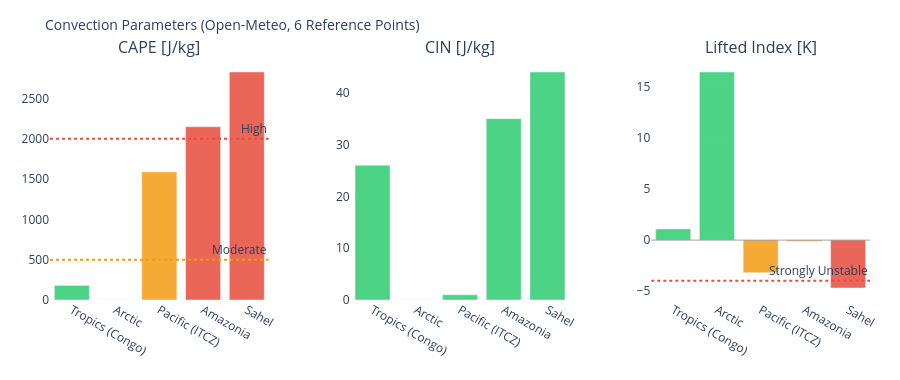

The cell this chart's notebook holds for it:
### Markdown cell above
---
## 3. Visualizations

### Code cell
# ============================================================
# CAPE / CIN / LIFTED INDEX – Convection potential
# ============================================================

if not df_atm.empty:
    fig = make_subplots(
        rows=1, cols=3,
        subplot_titles=['CAPE [J/kg]', 'CIN [J/kg]', 'Lifted Index [K]'],
        horizontal_spacing=0.1
    )
    pts = df_atm['point'].tolist()
    pt_colors = ['#E85D24','#185FA5','#888780','#378ADD','#639922','#F2A623']

    # CAPE – höher = mehr Gewitterpotential
    cape_vals = df_atm['cape'].fillna(0).tolist()
    cape_colors = ['#e74c3c' if v > 2000 else '#f39c12' if v > 500 else '#2ecc71'
                   for v in cape_vals]
    fig.add_trace(go.Bar(x=pts, y=cape_vals, marker_color=cape_colors,
                         opacity=0.85, showlegend=False), row=1, col=1)
    fig.add_hline(y=2000, line_dash='dot', line_color='#e74c3c',
                  annotation_text='High', row=1, col=1)
    fig.add_hline(y=500,  line_dash='dot', line_color='#f39c12',
                  annotation_text='Moderate', row=1, col=1)

    # CIN – negativer = stärker gedeckelt (weniger Auslöse)
    cin_vals = df_atm['cin'].fillna(0).tolist()
    cin_colors = ['#e74c3c' if v < -200 else '#f39c12' if v < -50 else '#2ecc71'
                  for v in cin_vals]
    fig.add_trace(go.Bar(x=pts, y=cin_vals, marker_color=cin_colors,
                         opacity=0.85, showlegend=False), row=1, col=2)

    # Lifted Index – negativ = instabil
    li_vals = df_atm['li'].fillna(0).tolist()
    li_colors = ['#e74c3c' if v < -4 else '#f39c12' if v < 0 else '#2ecc71'
                 for v in li_vals]
    fig.add_trace(go.Bar(x=pts, y=li_vals, marker_color=li_colors,
                         opacity=0.85, showlegend=False), row=1, col=3)
    fig.add_hline(y=0, line_color='gray', line_width=0.7, row=1, col=3)
    fig.add_hline(y=-4, line_dash='dot', line_color='#e74c3c',
                  annotation_text='Strongly Unstable', row=1, col=3)

    fig.update_layout(
        title=dict(text='Convection Parameters (Open-Meteo, 6 Reference Points)', font=dict(size=14)),
        height=380, plot_bgcolor='rgba(0,0,0,0)', paper_bgcolor='rgba(0,0,0,0)',
        margin=dict(l=50, r=30, t=60, b=80)
    )
    fig.update_xaxes(tickangle=30)
    fig.show()

### Figure 1 — Plotly figure (JSON) as saved in the notebook; plotly's stock layout.template omitted (floating-point values rounded to 4 significant figures)
{"data": [{"marker": {"color": ["#2ecc71", "#2ecc71", "#f39c12", "#e74c3c", "#e74c3c"]}, "opacity": 0.85, "showlegend": false, "type": "bar", "x": ["Tropics (Congo)", "Arctic", "Pacific (ITCZ)", "Amazonia", "Sahel"], "xaxis": "x", "y": [180.0, 0.0, 1590.0, 2150.0, 2830.0], "yaxis": "y"}, {"marker": {"color": ["#2ecc71", "#2ecc71", "#2ecc71", "#2ecc71", "#2ecc71"]}, "opacity": 0.85, "showlegend": false, "type": "bar", "x": ["Tropics (Congo)", "Arctic", "Pacific (ITCZ)", "Amazonia", "Sahel"], "xaxis": "x2", "y": [26.0, 0.0, 1.0, 35.0, 44.0], "yaxis": "y2"}, {"marker": {"color": ["#2ecc71", "#2ecc71", "#f39c12", "#f39c12", "#e74c3c"]}, "opacity": 0.85, "showlegend": false, "type": "bar", "x": ["Tropics (Congo)", "Arctic", "Pacific (ITCZ)", "Amazonia", "Sahel"], "xaxis": "x3", "y": [1.1, 16.5, -3.2, -0.1, -4.7], "yaxis": "y3"}], "layout": {"annotations": [{"font": {"size": 16}, "showarrow": false, "text": "CAPE [J/kg]", "x": 0.1333, "xanchor": "center", "xref": "paper", "y": 1.0, "yanchor": "bottom", "yref": "paper"}, {"font": {"size": 16}, "showarrow": false, "text": "CIN [J/kg]", "x": 0.5, "xanchor": "center", "xref": "paper", "y": 1.0, "yanchor": "bottom", "yref": "paper"}, {"font": {"size": 16}, "showarrow": false, "text": "Lifted Index [K]", "x": 0.8667, "xanchor": "center", "xref": "paper", "y": 1.0, "yanchor": "bottom", "yref": "paper"}, {"showarrow": false, "text": "High", "x": 1, "xanchor": "right", "xref": "x domain", "y": 2000, "yanchor": "bottom", "yref": "y"}, {"showarrow": false, "text": "Moderate", "x": 1, "xanchor": "right", "xref": "x domain", "y": 500, "yanchor": "bottom", "yref": "y"}, {"showarrow": false, "text": "Strongly Unstable", "x": 1, "xanchor": "right", "xref": "x3 domain", "y": -4, "yanchor": "bottom", "yref": "y3"}], "height": 380, "margin": {"b": 80, "l": 50, "r": 30, "t": 60}, "paper_bgcolor": "rgba(0,0,0,0)", "plot_bgcolor": "rgba(0,0,0,0)", "shapes": [{"line": {"color": "#e74c3c", "dash": "dot"}, "type": "line", "x0": 0, "x1": 1, "xref": "x domain", "y0": 2000, "y1": 2000, "yref": "y"}, {"line": {"color": "#f39c12", "dash": "dot"}, "type": "line", "x0": 0, "x1": 1, "xref": "x domain", "y0": 500, "y1": 500, "yref": "y"}, {"line": {"color": "gray", "width": 0.7}, "type": "line", "x0": 0, "x1": 1, "xref": "x3 domain", "y0": 0, "y1": 0, "yref": "y3"}, {"line": {"color": "#e74c3c", "dash": "dot"}, "type": "line", "x0": 0, "x1": 1, "xref": "x3 domain", "y0": -4, "y1": -4, "yref": "y3"}], "title": {"font": {"size": 14}, "text": "Convection Parameters (Open-Meteo, 6 Reference Points)"}, "xaxis": {"anchor": "y", "domain": [0.0, 0.2667], "tickangle": 30}, "xaxis2": {"anchor": "y2", "domain": [0.3667, 0.6333], "tickangle": 30}, "xaxis3": {"anchor": "y3", "domain": [0.7333, 1.0], "tickangle": 30}, "yaxis": {"anchor": "x", "domain": [0.0, 1.0]}, "yaxis2": {"anchor": "x2", "domain": [0.0, 1.0]}, "yaxis3": {"anchor": "x3", "domain": [0.0, 1.0]}}}
